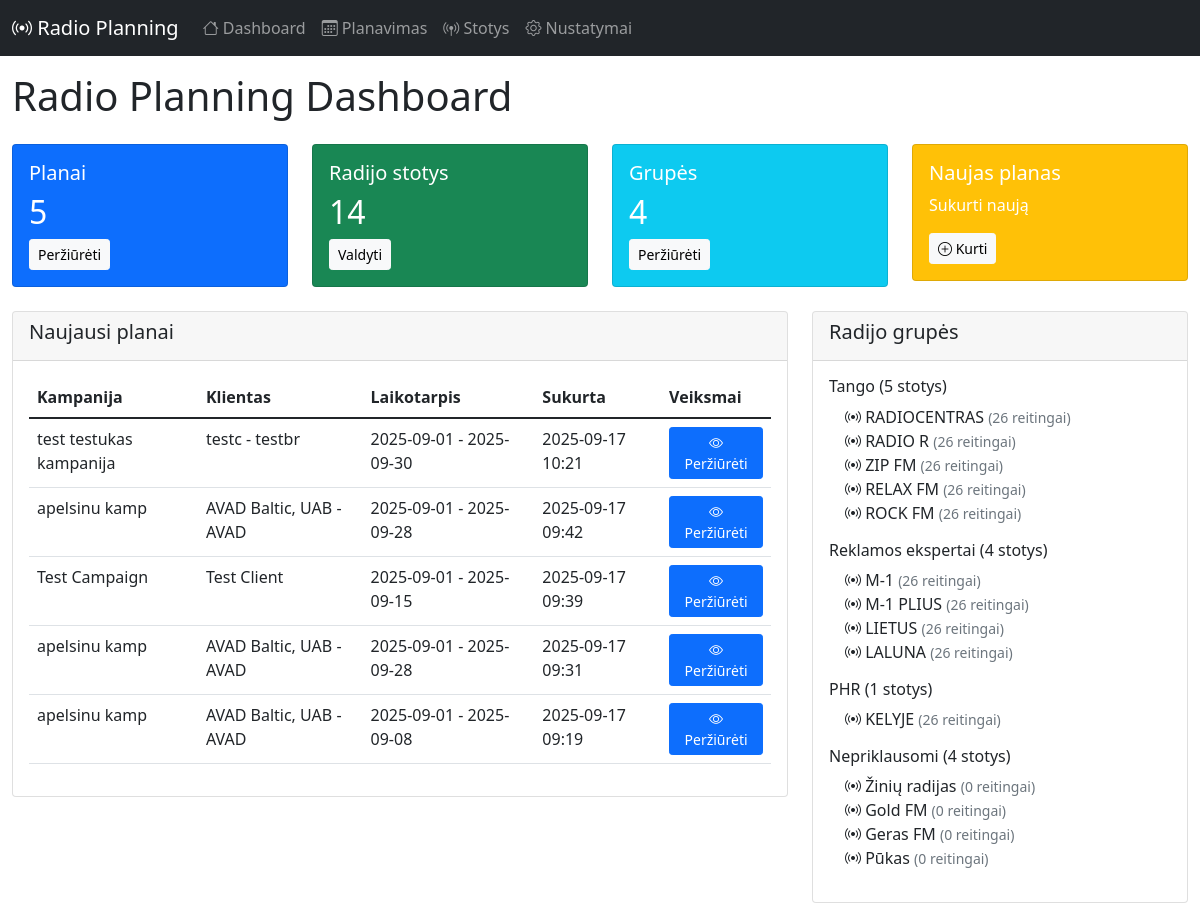
Before: / with the older database file.
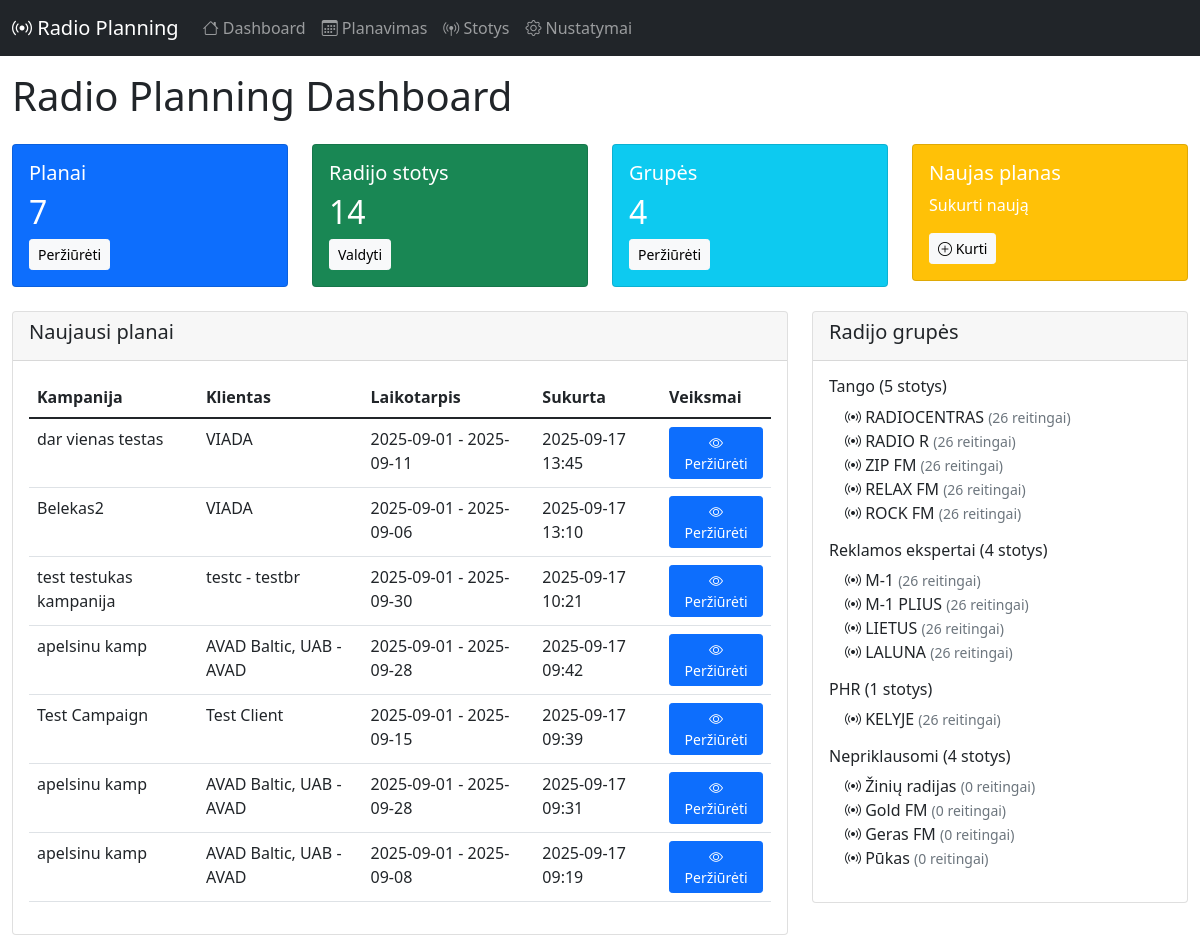
After: the same page with the newer database file.
### app/models.py (models this page shows, shortened)
class RadioPlan(db.Model):
    __tablename__ = 'radio_plans'
    id = db.Column(db.Integer, primary_key=True)
    campaign_id = db.Column(db.Integer, nullable=False)  # From projects-crm
    campaign_name = db.Column(db.String(200))
    project_id = db.Column(db.Integer)
    project_name = db.Column(db.String(200))
    client_brand_id = db.Column(db.Integer)
    client_brand_name = db.Column(db.String(200))
    start_date = db.Column(db.Date, nullable=False)
    end_date = db.Column(db.Date, nullable=False)
    target_audience = db.Column(db.String(50), nullable=False)
    our_discount = db.Column(db.Float, default=0)  # Percentage
    client_discount = db.Column(db.Float, default=0)  # Percentage
    created_at = db.Column(db.DateTime, default=datetime.utcnow)
    updated_at = db.Column(db.DateTime, default=datetime.utcnow, onupdate=datetime.utcnow)
    spots = db.relationship('RadioSpot', backref='plan', lazy='dynamic', cascade='all, delete-orphan')
    clips = db.relationship('RadioClip', backref='plan', lazy='dynamic', cascade='all, delete-orphan')
    selected_stations = db.relationship('RadioStation', secondary=plan_stations, lazy='subquery',
                                      backref=db.backref('plans', lazy=True))

class RadioGroup(db.Model):
    __tablename__ = 'radio_groups'
    id = db.Column(db.Integer, primary_key=True)
    name = db.Column(db.String(100), nullable=False, unique=True)
    created_at = db.Column(db.DateTime, default=datetime.utcnow)
    stations = db.relationship('RadioStation', backref='group', lazy='dynamic', cascade='all, delete-orphan')

class RadioStation(db.Model):
    __tablename__ = 'radio_stations'
    id = db.Column(db.Integer, primary_key=True)
    name = db.Column(db.String(100), nullable=False)
    group_id = db.Column(db.Integer, db.ForeignKey('radio_groups.id'), nullable=False)
    created_at = db.Column(db.DateTime, default=datetime.utcnow)
    updated_at = db.Column(db.DateTime, default=datetime.utcnow, onupdate=datetime.utcnow)
    prices = db.relationship('StationPrice', backref='station', lazy='dynamic', cascade='all, delete-orphan')
    ratings = db.relationship('StationRating', backref='station', lazy='dynamic', cascade='all, delete-orphan')

### app/routes.py (the view)
@main_bp.route('/')
def index():
    plans = RadioPlan.query.order_by(RadioPlan.created_at.desc()).limit(10).all()
    stations = RadioStation.query.all()
    groups = RadioGroup.query.all()
    return render_template('index.html',
                         plans=plans,
                         stations=stations,
                         groups=groups)

### app/templates/index.html (shortened to what this page needs)
{% extends "base.html" %}
{% block content %}
<div class="row">
    <div class="col-12">
        <h1 class="mb-4">Radio Planning Dashboard</h1>
    </div>
</div>
<div class="row mb-4">
    <div class="col-md-3">
        <div class="card text-white bg-primary">
            <div class="card-body">
                <h5 class="card-title">Planai</h5>
                <h2 class="card-text">{{ plans | length }}</h2>
                <a href="{{ url_for('main.planning') }}" class="btn btn-light btn-sm">Peržiūrėti</a>
            </div>
        </div>
    </div>
    <div class="col-md-3">
        <div class="card text-white bg-success">
            <div class="card-body">
                <h5 class="card-title">Radijo stotys</h5>
                <h2 class="card-text">{{ stations | length }}</h2>
                <a href="{{ url_for('main.stations') }}" class="btn btn-light btn-sm">Valdyti</a>
            </div>
        </div>
    </div>
    <div class="col-md-3">
        <div class="card text-white bg-info">
            <div class="card-body">
                <h5 class="card-title">Grupės</h5>
                <h2 class="card-text">{{ groups | length }}</h2>
                <a href="{{ url_for('main.stations') }}" class="btn btn-light btn-sm">Peržiūrėti</a>
            </div>
        </div>
    </div>
    <div class="col-md-3">
        <div class="card text-white bg-warning">
            <div class="card-body">
                <h5 class="card-title">Naujas planas</h5>
                <p class="card-text">Sukurti naują</p>
                <a href="{{ url_for('main.new_plan') }}" class="btn btn-light btn-sm">
                    <i class="bi bi-plus-circle"></i> Kurti
                </a>
            </div>
        </div>
    </div>
</div>
<div class="row">
    <div class="col-md-8">
        <div class="card">
            <div class="card-header">
                <h5>Naujausi planai</h5>
            </div>
            <div class="card-body">
                {% if plans %}
                <div class="table-responsive">
                    <table class="table table-hover">
                        <thead>
                            <tr>
                                <th>Kampanija</th>
                                <th>Klientas</th>
                                <th>Laikotarpis</th>
                                <th>Sukurta</th>
                                <th>Veiksmai</th>
                            </tr>
                        </thead>
                        <tbody>
                            {% for plan in plans %}
                            <tr>
                                <td>{{ plan.campaign_name or 'N/A' }}</td>
                                <td>{{ plan.client_brand_name or 'N/A' }}</td>
                                <td>
                                    {{ plan.start_date.strftime('%Y-%m-%d') }} -
                                    {{ plan.end_date.strftime('%Y-%m-%d') }}
                                </td>
                                <td>{{ plan.created_at.strftime('%Y-%m-%d %H:%M') }}</td>
                                <td>
                                    <a href="{{ url_for('main.view_plan', plan_id=plan.id) }}"
                                       class="btn btn-sm btn-primary">
                                        <i class="bi bi-eye"></i> Peržiūrėti
                                    </a>
                                </td>
                            </tr>
                            {% endfor %}
                        </tbody>
                    </table>
                </div>
                {% else %}
                <p class="text-muted">Nėra sukurtų planų</p>
                {% endif %}
            </div>
        </div>
    </div>
    <div class="col-md-4">
        <div class="card">
            <div class="card-header">
                <h5>Radijo grupės</h5>
            </div>
            <div class="card-body">
                {% for group in groups %}
                <div class="mb-3">
                    <h6>{{ group.name }} ({{ group.stations.count() }} stotys)</h6>
                    <ul class="list-unstyled ms-3">
                        {% for station in group.stations %}
                        <li>
                            <i class="bi bi-broadcast"></i> {{ station.name }}
                            <small class="text-muted">({{ station.ratings.count() }} reitingai)</small>
                        </li>
                        {% endfor %}
                    </ul>
                </div>
                {% endfor %}
            </div>
        </div>
    </div>
</div>
{% endblock %}

### app/templates/base.html (shortened to what this page needs)
<!DOCTYPE html>
<html lang="lt">
<head>
    <link href="https://cdn.jsdelivr.net/npm/bootstrap@5.1.3/dist/css/bootstrap.min.css" rel="stylesheet">
    <link rel="stylesheet" href="https://cdn.jsdelivr.net/npm/bootstrap-icons@1.8.1/font/bootstrap-icons.css">
</head>
<body>
    <nav class="navbar navbar-expand-lg navbar-dark bg-dark">
        <div class="container-fluid">
            <a class="navbar-brand" href="{{ url_for('main.index') }}">
                <i class="bi bi-broadcast"></i> Radio Planning
            </a>
            <div class="collapse navbar-collapse" id="navbarNav">
                <ul class="navbar-nav me-auto">
                    <li class="nav-item">
                        <a class="nav-link" href="{{ url_for('main.index') }}">
                            <i class="bi bi-house"></i> Dashboard
                        </a>
                    </li>
                    <li class="nav-item">
                        <a class="nav-link" href="{{ url_for('main.planning') }}">
                            <i class="bi bi-calendar3"></i> Planavimas
                        </a>
                    </li>
                    <li class="nav-item">
                        <a class="nav-link" href="{{ url_for('main.stations') }}">
                            <i class="bi bi-broadcast-pin"></i> Stotys
                        </a>
                    </li>
                    <li class="nav-item">
                        <a class="nav-link" href="{{ url_for('main.settings') }}">
                            <i class="bi bi-gear"></i> Nustatymai
                        </a>
                    </li>
                </ul>
            </div>
        </div>
    </nav>
    <div class="container-fluid mt-3">
        {% block content %}{% endblock %}
    </div>
</body>
</html>

Changed rows visible on the page:
added RadioPlan: campaign_name "dar vienas testas", client_brand_name "VIADA", start_date "2025-09-01", end_date "2025-09-11", created_at "2025-09-17 13:45"
added RadioPlan: campaign_name "Belekas2", client_brand_name "VIADA", start_date "2025-09-01", end_date "2025-09-06", created_at "2025-09-17 13:10"
Other visible differences:
{{ plans | length }}: "5" → "7"
